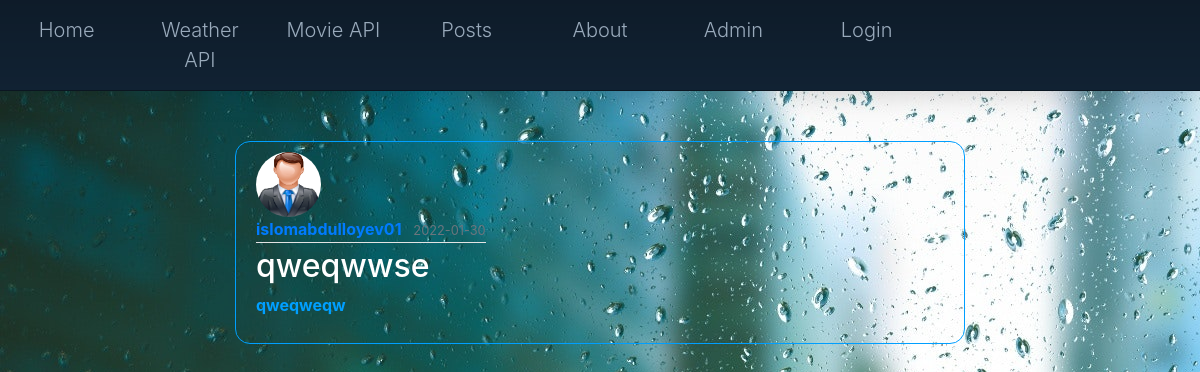
/post/1, run on the app's committed database.
### elturino/models.py (models this page shows, shortened)
class User(db.Model, UserMixin):
    id = db.Column(db.Integer, primary_key=True)
    username = db.Column(db.String(20), unique=True, nullable=False)
    email = db.Column(db.String(120), unique=True, nullable=False)
    image_file = db.Column(db.String(20), nullable=False, default='default.jpg')
    password = db.Column(db.String(60), nullable=False)
    posts = db.relationship('Post', backref='author', lazy=True)

class Post(db.Model):
    id = db.Column(db.Integer, primary_key=True)
    title = db.Column(db.String(100), nullable=False)
    image = db.Column(db.String(), nullable=False)
    date_posted = db.Column(db.DateTime, nullable=False, default=datetime.utcnow)
    content = db.Column(db.Text, nullable=False)
    user_id = db.Column(db.Integer, db.ForeignKey('user.id'), nullable=False)

### elturino/routes.py (the view)
@app.route("/post/<int:post_id>")
def post(post_id):
    post = Post.query.get_or_404(post_id)
    return render_template('post.html', title=post.title, post=post)

### elturino/templates/post.html (shortened to what this page needs)
{% extends "layout.html" %}
{% block content %}
  <article class="media content-section">
    <img class="rounded-circle article-img" src="{{ url_for('static', filename='profile_pics/' + post.author.image_file) }}">
    <div class="media-body">
      <div class="article-metadata">
        <a class="mr-2" href="{{ url_for('user_posts', username=post.author.username) }}">{{ post.author.username }}</a>
        <small class="text-muted">{{ post.date_posted.strftime('%Y-%m-%d') }}</small>
      </div>
      <h2 class="article-title">{{ post.title }}</h2>
      <p class="article-content">{{ post.content }}</p>
    </div>
  </article>
{% endblock content %}

### elturino/templates/layout.html (style rules this page uses)
body { background: #123; color: #009fff; font-weight: bold }
h1, h2, h3, h4, h5, h6 { color: #009fff;; }
.content-section { padding: 10px 20px; border: 1px solid; border-radius: 15px; margin-bottom: 10px; display: flex; flex-direction: column; }
.article-title { color: #ffffff; }
.article-content { white-space: pre-line; }
.article-img { height: 65px; width: 65px; margin-right: 16px; }
.article-metadata { padding-bottom: 1px; margin-bottom: 4px; border-bottom: 1px solid #e3e3e3 }
body { max-width: 100%; background-image: url(../static/rasm/for_back.jpg); }

### data on the page
User: image_file (placeholder picture), author.username "islomabdulloyev01"
Post: date_posted "2022-01-30", title "qweqwwse", content "qweqweqw"
